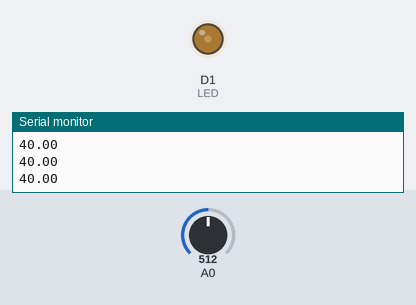
This sketch was run on a simulated ESP8266 (NodeMCU). Parts: output pins drawn as LEDs (lit = HIGH), the last lines printed to the serial monitor. Inputs (shaded band) come from the test bench; at power-on: A0 = 512.

Above: at 1.2 s.
1.3 s: A0 set to 716
At 2.4 s:
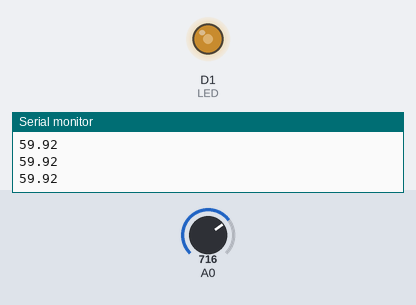
2.8 s: A0 set to 900
At 3.7 s:
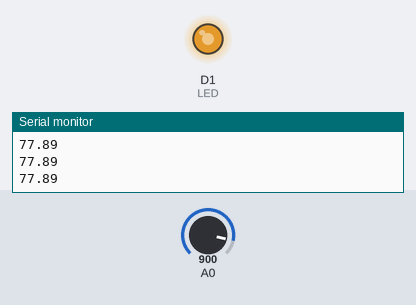
4.3 s: A0 set to 511
At 5.1 s:
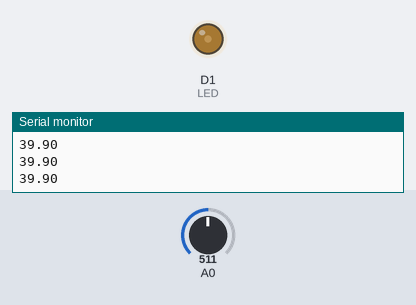
5.8 s: A0 set to 306
At 6.4 s:
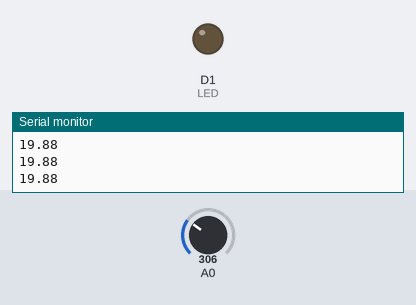
Timing chart, 0 to 8.3 s (numbered marks = the images above; inputs shaded):
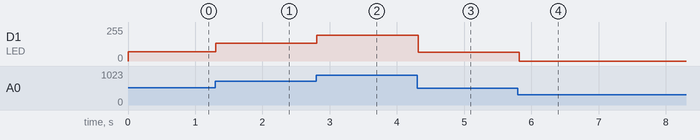

Measured:
- after the input at 1.3 s, D1 (LED): 68/255 → 132/255 at once
- after the input at 2.8 s, D1 (LED): 132/255 → 193/255 at once
- after the input at 4.3 s, D1 (LED): 193/255 → 64/255 at once
- after the input at 5.8 s, D1 (LED): 64/255 → 0/255 at once

The sketch:

8.ino
```cpp
#define LED D1
void setup() {
  Serial.begin(9600);
  analogWriteRange(75);
}

void loop() {
  int ldr = analogRead(A0);
  double scaled = (double)ldr/1024*100;
  analogWrite(LED, scaled-30);
  Serial.println(scaled-10);
  delay(50);

}
```
